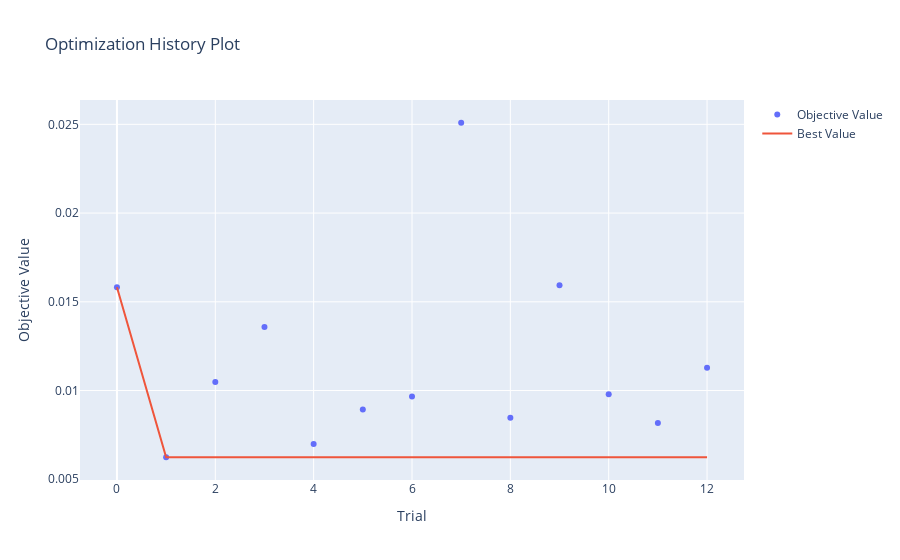
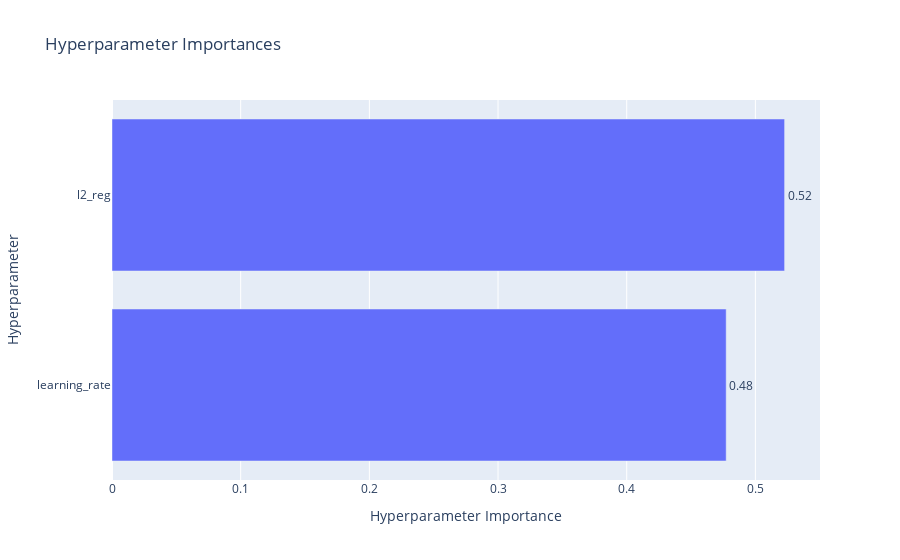

These figures' notebook cell, in order:
### Markdown cell above
✅ Lower Regularization (1e-6 to 1e-5) – Less restriction, avoids underfitting.
✅ Reduce Dropout (0.1) – Allows the model to capture patterns better.
✅ Higher Learning Rate (1e-3 to 5e-3) – Helps avoid slow convergence.
✅ Allow More Training Iterations (100 epochs, patience=10).
✅ Trade Signal Threshold Adjusted (0.0005) – More signals, more trades.

### Code cell
import os
import warnings
import numpy as np
import pandas as pd
import MetaTrader5 as mt5
import joblib
import optuna
from sklearn.model_selection import TimeSeriesSplit
from sklearn.metrics import mean_squared_error
from sklearn.preprocessing import StandardScaler
import datetime
import tensorflow as tf
from tensorflow.keras.models import Sequential
from tensorflow.keras.layers import LSTM, Dense, Dropout
from tensorflow.keras.optimizers import Adam
from tensorflow.keras.regularizers import l2


import sys
import os
import warnings
from pathlib import Path

# ---------------------------------------------------------------------------
# 1) SET PROJECT ROOT AND UPDATE PATH/WORKING DIRECTORY
# ---------------------------------------------------------------------------
project_root = Path.cwd().parent.parent
sys.path.append(str(project_root))
os.chdir(str(project_root))
warnings.filterwarnings("ignore")


# ------------------------------
# 1️⃣ Load Data
# ------------------------------
from data.data_loader import get_data_mt5
from features.feature_engineering import add_all_ta_features
from features.labeling_schemes import calculate_future_returns


if not mt5.initialize():
    print("Failed to initialize MT5")
else:
    data = get_data_mt5(symbol="BTCUSD", timeframe=mt5.TIMEFRAME_H4, n_bars=2000, start_pos=2000)
    mt5.shutdown()

df = add_all_ta_features(data)
df = calculate_future_returns(df).dropna(subset=["future_returns"])

X_full = df.drop(columns=["future_returns"])
y_full = df["future_returns"]

lookback = 10  
split_idx = int(len(X_full) * 0.8)
X_tune, y_tune = X_full.iloc[:split_idx].values, y_full.iloc[:split_idx].values

scaler = StandardScaler()
X_tune_scaled = scaler.fit_transform(X_tune)

def create_sequences(X, y, lookback):
    X_seq, y_seq = [], []
    for i in range(lookback, len(X)):
        X_seq.append(X[i - lookback : i])
        y_seq.append(y[i])
    return np.array(X_seq), np.array(y_seq)

X_tune_seq, y_tune_seq = create_sequences(X_tune_scaled, y_tune, lookback)

# ------------------------------
# 2️⃣ Optuna Model & Objective Function
# ------------------------------
def build_lstm_model(trial):
    """Build an optimized LSTM model"""

    # 🔥 Slightly Higher Learning Rate
    learning_rate = trial.suggest_loguniform("learning_rate", 1e-3, 5e-3)
    
    # ✅ FIX LSTM Units
    units = 50  

    # 📉 Reduce L2 Regularization
    l2_reg = trial.suggest_loguniform("l2_reg", 1e-6, 1e-5)  

    # 🔁 Reduce Dropout to 0.1
    dropout_rate = 0.1  

    model = Sequential([
        LSTM(units, input_shape=(lookback, X_tune_seq.shape[2]), kernel_regularizer=l2(l2_reg)),
        Dropout(dropout_rate),
        Dense(1)
    ])
    
    model.compile(optimizer=Adam(learning_rate=learning_rate), loss="mean_squared_error")
    
    # TensorBoard Logging
    log_dir = "logs/optuna/" + datetime.datetime.now().strftime("%Y%m%d-%H%M%S")
    tensorboard_callback = tf.keras.callbacks.TensorBoard(log_dir=log_dir, histogram_freq=1)

    return model, tensorboard_callback

# ------------------------------
# 3️⃣ Optuna Search
# ------------------------------
def objective(trial):
    """Optuna tuning objective function"""
    tscv = TimeSeriesSplit(n_splits=3)
    mse_scores = []

    for train_idx, test_idx in tscv.split(X_tune_seq):
        # Build a *fresh* model for each fold
        model, tensorboard_callback = build_lstm_model(trial)

        X_train_fold, X_test_fold = X_tune_seq[train_idx], X_tune_seq[test_idx]
        y_train_fold, y_test_fold = y_tune_seq[train_idx], y_tune_seq[test_idx]

        early_stopping = tf.keras.callbacks.EarlyStopping(
            monitor='loss',
            patience=10,
            restore_best_weights=True
        )

        # Train on the fold's training data
        model.fit(
            X_train_fold,
            y_train_fold,
            epochs=100,
            batch_size=32,
            verbose=0,
            callbacks=[tensorboard_callback, early_stopping]
        )

        # Evaluate on the fold's test data
        y_pred = model.predict(X_test_fold)
        fold_mse = mean_squared_error(y_test_fold, y_pred)
        mse_scores.append(fold_mse)

    # Return the *average* MSE across folds
    return np.mean(mse_scores)


study = optuna.create_study(direction="minimize")
study.optimize(objective, n_trials=20, timeout=1200)

print("\nBest Trial Found:")
print("MSE:", study.best_trial.value)
print("Best Params:", study.best_trial.params)

# ------------------------------
# 4️⃣ Train Final Model with Best Hyperparameters
# ------------------------------
best_params = study.best_trial.params

final_model = Sequential([
    LSTM(50, input_shape=(lookback, X_tune_seq.shape[2]), kernel_regularizer=l2(best_params["l2_reg"])),
    Dropout(0.1),
    Dense(1)
])

final_model.compile(optimizer=Adam(learning_rate=best_params["learning_rate"]), loss="mean_squared_error")

final_model.fit(X_tune_seq, y_tune_seq, epochs=100, batch_size=32, verbose=1,
                callbacks=[tf.keras.callbacks.EarlyStopping(monitor='loss', patience=10, restore_best_weights=True)])

# ------------------------------
# 5️⃣ Save the Final Model
# ------------------------------
final_model.save("models/saved_models/best_lstm_fixed.h5")
joblib.dump(scaler, "models/saved_models/lstm_scaler.pkl")

print("Saved optimized LSTM model!")

# ------------------------------
# 6️⃣ Adjust Trade Signal Threshold
# ------------------------------
threshold = 0.0005  # **Reduce threshold to allow more trades**
fees = 0.0002  

# ------------------------------
# 7️⃣ Optuna Visualization
# ------------------------------
import optuna.visualization as ov
ov.plot_optimization_history(study).show()
ov.plot_param_importances(study).show()

### Figure 1 — Plotly figure (JSON) as saved in the notebook; plotly's stock layout.template omitted (floating-point values rounded to 4 significant figures)
{"data": [{"mode": "markers", "name": "Objective Value", "type": "scatter", "x": [0, 1, 2, 3, 4, 5, 6, 7, 8, 9, 10, 11, 12], "y": [0.01582, 0.00624, 0.01047, 0.01359, 0.00698, 0.008933, 0.009662, 0.02509, 0.008471, 0.01593, 0.009788, 0.008169, 0.01128]}, {"mode": "lines", "name": "Best Value", "type": "scatter", "x": [0, 1, 2, 3, 4, 5, 6, 7, 8, 9, 10, 11, 12], "y": [0.01582, 0.00624, 0.00624, 0.00624, 0.00624, 0.00624, 0.00624, 0.00624, 0.00624, 0.00624, 0.00624, 0.00624, 0.00624]}, {"marker": {"color": "#cccccc"}, "mode": "markers", "name": "Infeasible Trial", "showlegend": false, "type": "scatter", "x": [], "y": []}], "layout": {"title": {"text": "Optimization History Plot"}, "xaxis": {"title": {"text": "Trial"}}, "yaxis": {"title": {"text": "Objective Value"}}}}

### Figure 2 — Plotly figure (JSON) as saved in the notebook; plotly's stock layout.template omitted (floating-point values rounded to 4 significant figures)
{"data": [{"cliponaxis": false, "hovertemplate": ["learning_rate (FloatDistribution): 0.47729964358861554<extra></extra>", "l2_reg (FloatDistribution): 0.5227003564113843<extra></extra>"], "name": "Objective Value", "orientation": "h", "text": ["0.48", "0.52"], "textposition": "outside", "type": "bar", "x": [0.4773, 0.5227], "y": ["learning_rate", "l2_reg"]}], "layout": {"title": {"text": "Hyperparameter Importances"}, "xaxis": {"title": {"text": "Hyperparameter Importance"}}, "yaxis": {"title": {"text": "Hyperparameter"}}}}
